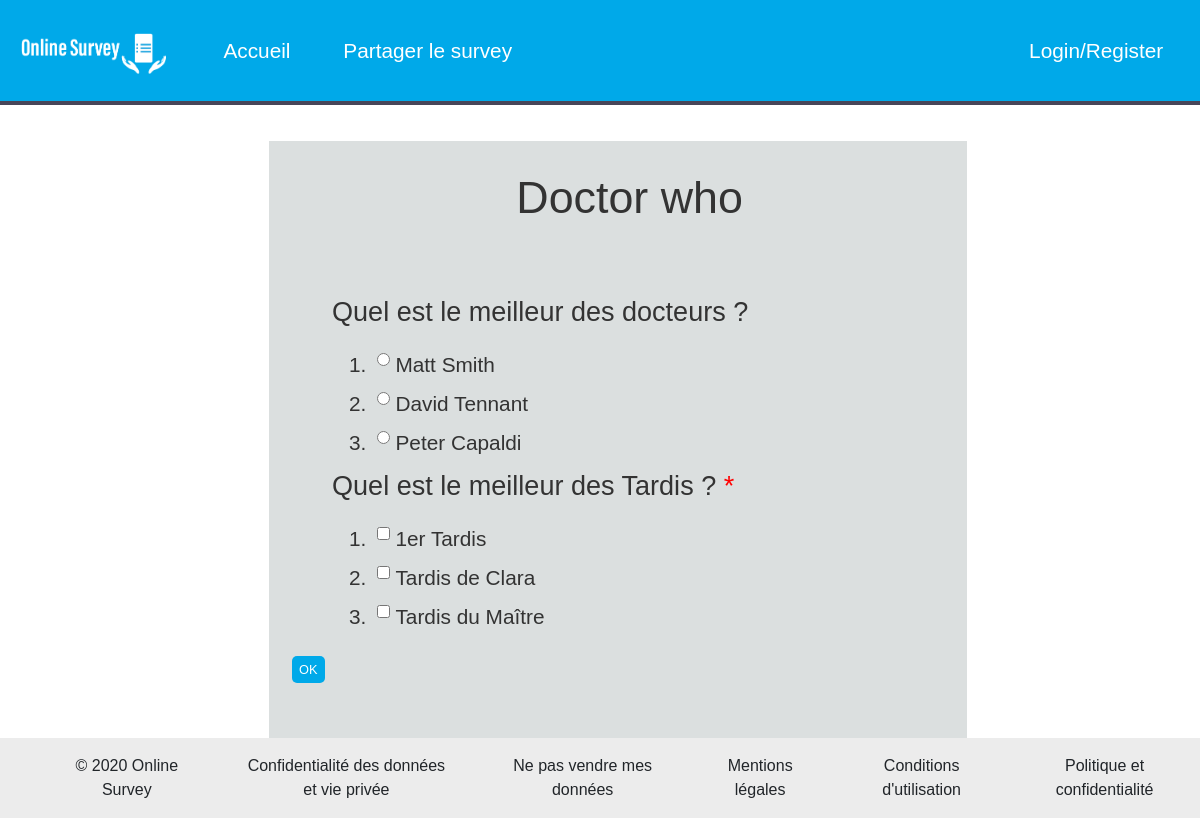
Screenshot of /viewer.php/?id=2&error=4 with the database file from the repository.
### tables this page shows
CREATE TABLE `question` (
  `id` int(11) NOT NULL,
  `question` varchar(255) NOT NULL,
  `id_survey` int(255) NOT NULL,
  `optionnel` int(1) NOT NULL DEFAULT '0' COMMENT '0=non 1= oui',
  `choix` int(1) NOT NULL DEFAULT '0' COMMENT '0=choix multiple 1=choix simple',
  `total_r` int(255) NOT NULL DEFAULT '0'
);

CREATE TABLE `champs` (
  `id` int(255) NOT NULL,
  `reponse` varchar(255) NOT NULL,
  `id_question` int(255) NOT NULL,
  `id_survey` int(11) NOT NULL,
  `amount_answer` int(255) NOT NULL DEFAULT '0'
);

### viewer.php (the view, shortened to what this page needs)
<?php
require_once "php/config.php";
$id_surv = $_GET["id"];
$query = "SELECT id,name,state,id_owner FROM survey WHERE id= ? ";
$name_surv = null;
if ($stmt = mysqli_prepare($link, $query)):
    mysqli_stmt_bind_param($stmt, "s", $id_surv);
    mysqli_stmt_bind_result($stmt, $id_surv, $name_surv, $state_surv, $id_owner);
    if (mysqli_stmt_execute($stmt)) {
        while (mysqli_stmt_fetch($stmt)) :
        endwhile;
    }
endif;
$text=(!isset($_SESSION["loggedin"]) || $_SESSION["loggedin"] !== true)?"Login/Register":"Logout";
?>
<html lang="en">
<head>
    <link rel="stylesheet" href="https://stackpath.bootstrapcdn.com/bootstrap/4.4.1/css/bootstrap.min.css"
>
    <link rel="stylesheet" href="../css/general.css">
    <link rel="stylesheet" href="../css/list.css">
</head>
<body>
<div id="menu">
    <ul>
        <li><img src="../pictures/Logo.png"  height="7%"/></li>
        <li><a href="../home.php">Accueil</a></li>
        <?php echo '<li><a onclick=\'sharesurv(' . $id_surv . ')\'>Partager le survey</a></li>' ?>
        <?php echo'<li style="float:right"><a href="../logout.php">'.$text.'</a></li>'?>
    </ul>
    <div class="line"></div>
</div>
<?php
echo "<div class=\"main\">
    <div class=\"liste\">
        <div class=\"entete\">
<p>$name_surv</p>
</div>
        <div><form action=\"../php/send_form.php/?id=".$id_surv."\" method=\"post\">
            <ul>";
$qList=array();
$query = "SELECT id,question,choix,optionnel FROM question where id_survey=?";
if ($stmt = mysqli_prepare($link, $query)):
    mysqli_stmt_bind_param($stmt, "s", $id_surv);
    if (mysqli_stmt_execute($stmt)):
        mysqli_stmt_bind_result($stmt, $id_question, $question,$type,$optio);
        while (mysqli_stmt_fetch($stmt)) :
            array_push($qList,array("id"=>$id_question,"question"=>$question,"choix"=>$type,"optio"=>$optio));
        endwhile;
    endif;
endif;
$query2 = "SELECT id,reponse FROM champs where id_question=?";
foreach($qList as $q){
    $qtxt= '<li><p>' . $q["question"];
    if($q["optio"]=="0"){
        $qtxt.="<span> *</span>";
    }
    echo $qtxt.'</p></li>
        <div>
            <ol>';
    if ($stmt2 = mysqli_prepare($link, $query2)):
        mysqli_stmt_bind_param($stmt2, "s", $q["id"]);
        if (mysqli_stmt_execute($stmt2)):
            mysqli_stmt_bind_result($stmt2, $id_rep, $rep);
            while (mysqli_stmt_fetch($stmt2)) :
                $rfield='<li><input type="';
                $rfield.=($q["choix"] == "0")?'checkbox" ':'radio" ';
                echo $rfield.' id="' . $id_rep . '" name="' . $id_rep . '"><label for="' . $id_rep . '">' . $rep . '</label></li>';
            endwhile;
            echo "</ol>
            </div>";
        endif;
    endif;
}
echo "</ul>
    <p><input  style=' background-color: #00A9E9;
    color: white;
    font-size: 0.8em;
    padding: 4px 7px;
    border: none;
    cursor: pointer;
    border-radius: 5px;
    text-align: center;' type=\"submit\" value=\"OK\"></p>
</form> </div>
</div>";
?>
</body>
<footer>
    <ul>
        <li>© 2020 Online Survey </li>
        <li>Confidentialité des données et vie privée</li>
        <li>Ne pas vendre mes données
        <li>Mentions légales</li>
        <li>Conditions d'utilisation</li>
        <li>Politique et confidentialité</li>
    </ul>
</footer>
</html>

### css/general.css (style rules this page uses)
html { margin: 0 auto; width: 100%; }
body { padding:0; width: 100%; background-color:white; font-family: acumin-pro, sans-serif, Arial; }
#menu ul { list-style-type: none; margin: 0; padding: 0; overflow: hidden; background-color: #00A9E9; top: 0; width: 100%; font-size: 1.3em; }
.line { width: 100%; background-color: #474558; padding: 2px; }
#menu ul li img { margin-left: 1em; margin-right: 1em; }
#menu ul li { margin-right: 1em; margin-top: 1em; margin-bottom: 1em; float: left; display: block; }
#menu ul li a { display: block; color: white; text-align: center; padding: 14px 16px; text-decoration: none; cursor:pointer; }
footer { left:0; position:absolute; width:100%; z-index:10000; clear: none; padding: 0; bottom: 0; background-color: #ECECEC; text-align: center; }
footer ul { list-style: none; display: inline-flex; }
footer ul li { margin-left: 2em; padding-right: 2em; padding-top: 1em; }

### css/list.css (style rules this page uses)
body { padding-bottom: 5%; }
.main { margin:3% auto auto 3%; }
.liste { color: #333333; display:block; background-color: #DBDFDF; margin: auto; width:60%; height: auto; padding-top: 2%; padding-bottom:5%; padding-left: 2%; }
.liste ul { list-style-type: none; }
.entete p { font-size: 2.8em; text-align: center; padding-bottom: 1em; }
.entete { clear:left; clear:right; }
.main div div ul li input { display:block; float:left; margin-top: 0.2em; margin-left:0.25em; margin-right: 0.25em; }
.main div div ul li p { font-size: 1.3em; display:block; float:left; }
.main div div ul li { font-size: 1.3em; clear: left; }
span { color:red; }
footer { position: fixed; bottom: 0; }

### rows the page displays
question: question "Quel est le meilleur des docteurs ?"
champs: rep "Matt Smith"
champs: rep "David Tennant"
champs: rep "Peter Capaldi"
question: question "Quel est le meilleur des Tardis ?"
champs: rep "1er Tardis"
champs: rep "Tardis de Clara"
champs: rep "Tardis du Maître"

### other values shown
$text "Login/Register"
$name_surv "Doctor who"
